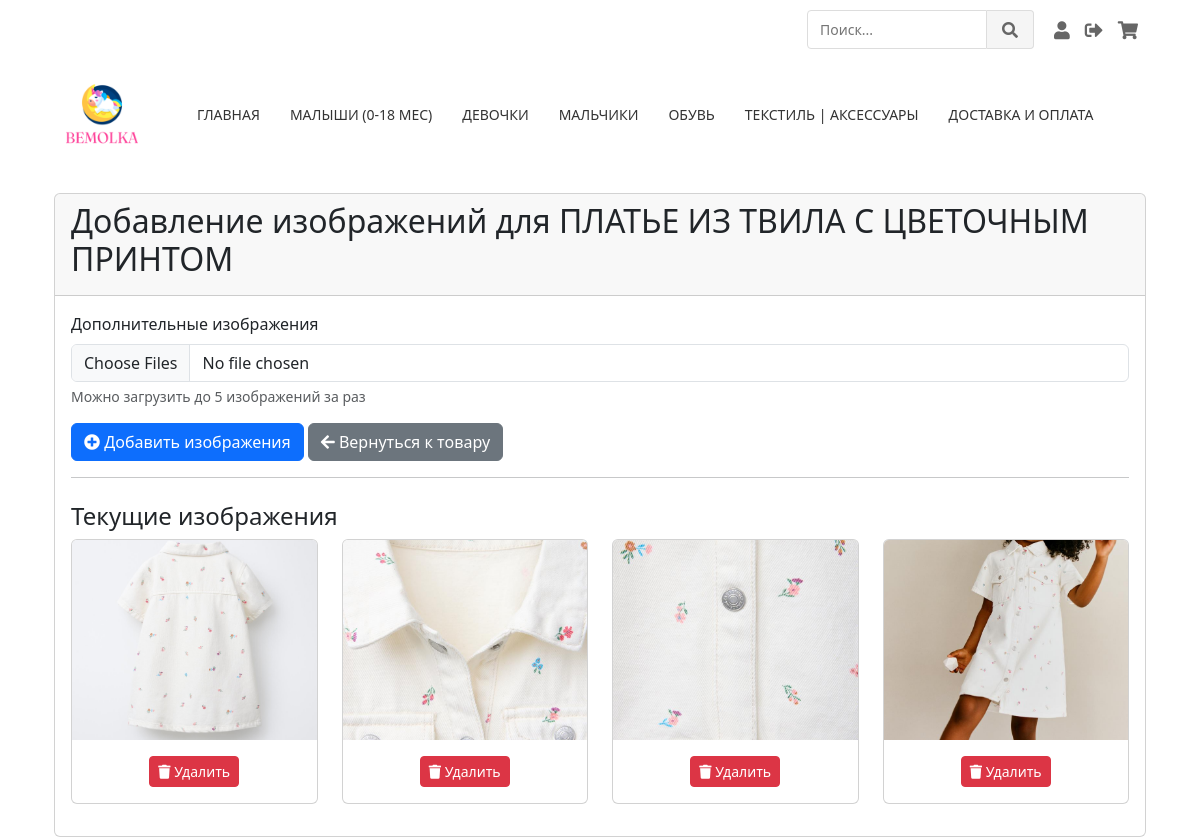
Screenshot of /product/2/add-images/ (signed in) with the database file from the repository.
### products/models.py (models this page shows, shortened)
class Product(models.Model):
    main_category = models.ForeignKey(
        'MainCategory',
        on_delete=models.CASCADE,
        null=True,
        blank=True,
        verbose_name="Главная категория"
    )
    subcategory = models.ForeignKey(
        SubCategory,
        on_delete=models.SET_NULL,
        null=True,
        blank=True,
        verbose_name="Подкатегория",
        related_name='products'
    )
    slug = models.SlugField(unique=True, blank=True)
    name = models.CharField(max_length=255, verbose_name="Название")
    description = models.TextField(verbose_name="Описание")
    composition = models.TextField(verbose_name="Состав")
    price = models.DecimalField(max_digits=10, decimal_places=2, verbose_name="Цена")
    image = models.ImageField(upload_to='products/', verbose_name="Изображение", null=True, blank=True)
    sizes = models.ManyToManyField(Size, verbose_name="Размеры", related_name='products')
    colors = models.ManyToManyField(Color, verbose_name="Цвета", related_name='products')
    created_at = models.DateTimeField(auto_now_add=True, verbose_name="Дата создания")
    updated_at = models.DateTimeField(auto_now=True, verbose_name="Дата обновления")
    is_featured = models.BooleanField(default=False, verbose_name="Рекомендуемый")
    vendor = models.ForeignKey(
        Vendor,
        on_delete=models.CASCADE,
        null=True,
        blank=True,
        verbose_name="Поставщик"
    )
    views = models.PositiveIntegerField(default=0)
    class Meta:
        verbose_name = "Товар"
        verbose_name_plural = "Товары"
        ordering = ['-created_at']
        indexes = [
            models.Index(fields=['name', 'slug']),
            models.Index(fields=['is_featured']),
        ]

class ProductImage(models.Model):
    product = models.ForeignKey(
        Product,
        on_delete=models.CASCADE,
        related_name='additional_images'
    )
    image = models.ImageField(
        upload_to='product_images/',
        verbose_name="Дополнительное изображение"
    )
    class Meta:
        verbose_name = "Изображение товара"
        verbose_name_plural = "Изображения товаров"

### products/views.py (the view)
# urls.py: path('product/<int:pk>/add-images/', views.add_product_images, name='add_product_images'),
@login_required
def add_product_images(request, pk):
    product = get_object_or_404(Product, pk=pk)
    if request.method == 'POST':
        images = request.FILES.getlist('images')[:5]  # Ограничение до 5 изображений
        for img in images:
            ProductImage.objects.create(product=product, image=img)
        return redirect('product_detail', pk=product.pk)
    return render(request, 'products/add_product_image.html', {
        'product': product
    })

### my_shop/context_processors.py (called while the page is built)
def basket_count(request):
    if request.user.is_authenticated:
        return {'basket_count': request.user.basket_items.count()}
    return {'basket_count': 0}

### products/templates/products/add_product_image.html (shortened to what this page needs)
{% extends "products/layout.html" %}
{% load static %}
{% block content %}
<div class="container mt-4">
    <div class="card">
        <div class="card-header">
            <h2>Добавление изображений для {{ product.name }}</h2>
        </div>
        <div class="card-body">
            <form method="post" enctype="multipart/form-data">
                <div class="mb-3">
                    <label class="form-label">Дополнительные изображения</label>
                    <input type="file" name="images" multiple accept="image/*" class="form-control" required>
                    <div class="form-text">Можно загрузить до 5 изображений за раз</div>
                </div>
                <button type="submit" class="btn btn-primary">
                    <i class="fas fa-plus-circle"></i> Добавить изображения
                </button>
                <a href="{% url 'product_detail' pk=product.pk %}" class="btn btn-secondary">
                    <i class="fas fa-arrow-left"></i> Вернуться к товару
                </a>
            </form>
            <hr>
            <h4 class="mt-4">Текущие изображения</h4>
            <div class="row">
                {% for image in product.additional_images.all %}
                <div class="col-md-3 mb-3">
                    <div class="card">
                        <img src="{{ image.image.url }}" class="card-img-top" alt="{{ product.name }}">
                        <div class="card-body text-center">
                            <form action="{% url 'delete_product_image' image.pk %}" method="post" class="d-inline">
                                <button type="submit" class="btn btn-sm btn-danger">
                                    <i class="fas fa-trash"></i> Удалить
                                </button>
                            </form>
                        </div>
                    </div>
                </div>
                {% empty %}
                <div class="col-12">
                    <p class="text-muted">Нет дополнительных изображений</p>
                </div>
                {% endfor %}
            </div>
        </div>
    </div>
</div>
{% endblock %}

### static/css/main.css (style rules this page uses)
.container { max-width: 1200px; margin: 0 auto; padding: 0 20px; }
.card-img-top { height: 200px; object-fit: cover; }

### rows the page displays
Product: name "ПЛАТЬЕ ИЗ ТВИЛА С ЦВЕТОЧНЫМ ПРИНТОМ"
ProductImage: image (picture)
ProductImage: image (picture)
ProductImage: image (picture)
ProductImage: image (picture)
